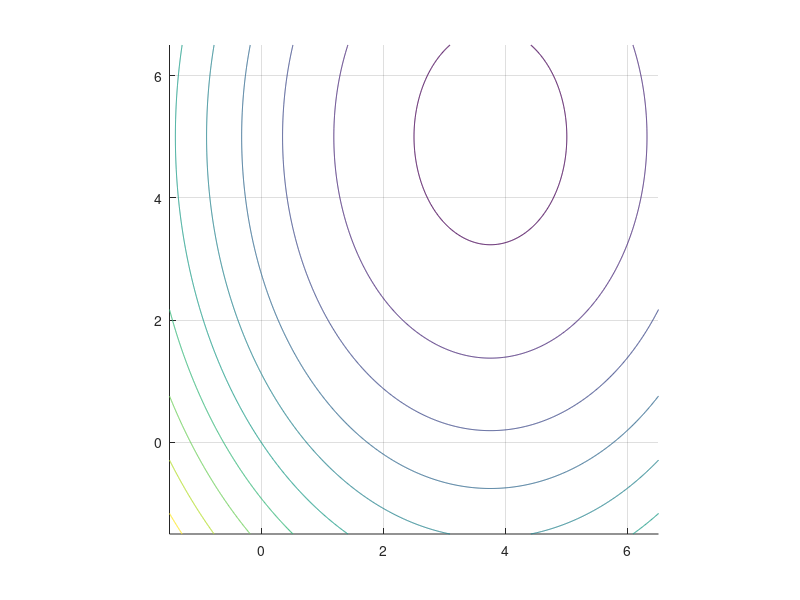

Write the MATLAB code that produced this figure. (Note: this script raises an error after producing the figure.)
%% Constraint and Contour Visualization

x1_l = -1.5; x1_h = 6.5;
x2_l = -1.5; x2_h = 6.5;
res = 0.01;
[ x1 , x2 ] = meshgrid ( x1_l : res : x2_h , x1_l : res : x2_h );

f = -(3 -0.4* x1 ).* x1 - (2 -0.2* x2 ).* x2 ;

levels = ( -12:2:8)';

figure('Color', 'w', 'Position', [100, 100, 800, 600]); 
hold on; grid on; axis equal;

[C , h ] = contour ( x1 , x2 , f , levels , 'Color', .7*[1 1 1], ...
    'DisplayName', '$q(x) = -(3-0.4x_1)x_1 - (2-0.2x_2)x_2$');
clabel(C, h, 'FontSize', 8, 'Color', 'k');

xline(0, 'k-', 'LineWidth', 1, 'HandleVisibility', 'off');
yline(0, 'k-', 'LineWidth', 1, 'HandleVisibility', 'off');

x_vals = linspace(x1_l, x1_h, 100);

line1 = 8 - 2*x_vals;
plot(x_vals, line1, 'r', 'LineWidth', 2, 'DisplayName', '$2x_1 + x_2 \leq 8$ ($R_I$)');

line2 = (15 - x_vals)/3;
plot(x_vals, line2, 'b', 'LineWidth', 2, 'DisplayName', '$x_1 + 3x_2 \leq 15$ ($R_{II}$)');

vx = [0, 4, 1.8, 0];
vy = [0, 0, 4.4, 5];
patch(vx, vy, 'g', 'FaceAlpha', 0.15, 'EdgeColor', 'none', 'DisplayName', 'Feasible Region');

xlabel('$x_1$ (Product A tonnes)', 'Interpreter', 'latex', 'FontSize', 12);
ylabel('$x_2$ (Product B tonnes)', 'Interpreter', 'latex', 'FontSize', 12);
title('Quadratic Programming: Production Planning', 'Interpreter', 'latex', 'FontSize', 14);
legend('show', 'Interpreter', 'latex', 'Location', 'northeast');
axis([x1_l x1_h x2_l x2_h]);

%% QP Solution

G = [0.8 0; 0 0.4];
c = [ -3 -2]';
A = [ -2 , -1;
-1 , -3;
1 , 0;
0 , 1];
b = [ -8 , -15 ,0 ,0]';
x0 = [0 ,0]';
W0 = [0 0 0 0 0]';
[x , fval , iterates ,W , lam , foo ] = qp_163 (G ,c ,A ,b , x0 , W0 , 'report')

fprintf('Optimal Production:\n');
fprintf('Product A: %.4f tonnes\n', x(1));
fprintf('Product B: %.4f tonnes\n', x(2));

qp_path_x1 = iterates(1, :);
qp_path_x2 = iterates(2, :);

plot(qp_path_x1, qp_path_x2, 'k--d', 'LineWidth', 1.5, ...
    'MarkerSize', 6, 'MarkerFaceColor', 'c', ...
    'DisplayName', 'QP Solver Path');

for i = 1:length(qp_path_x1)
    text(qp_path_x1(i) + 0.15, qp_path_x2(i) + 0.15, ...
        sprintf('iteration %d', i-1), 'Interpreter', 'latex', ...
        'FontSize', 9, 'Color', [0.2 0.2 0.2]);
end

plot(x(1), x(2), 'kp', 'MarkerFaceColor', 'm', 'MarkerSize', 14, ...
    'DisplayName', sprintf('QP Optimum: (%.2f, %.2f)', x(1), x(2)));

legend('show', 'Interpreter', 'latex', 'Location', 'northeast');
hold off;
